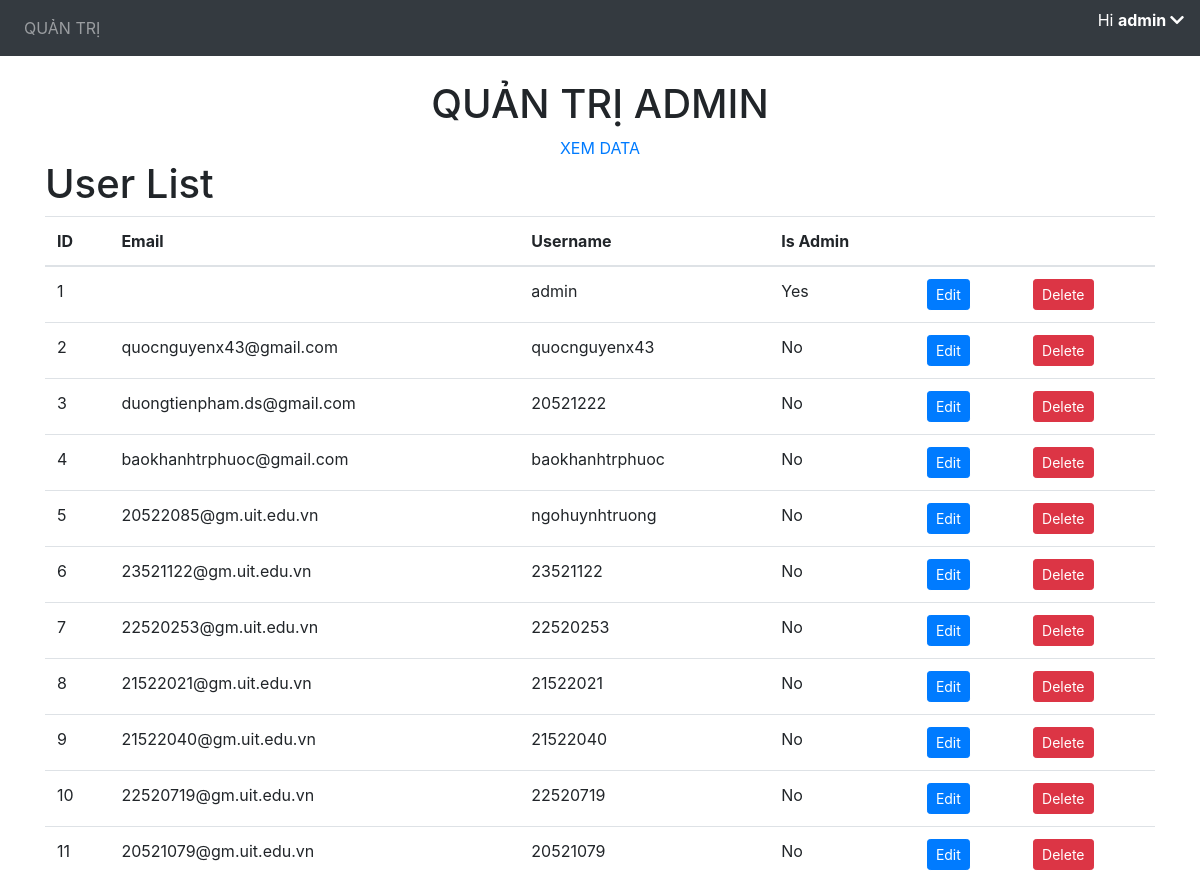
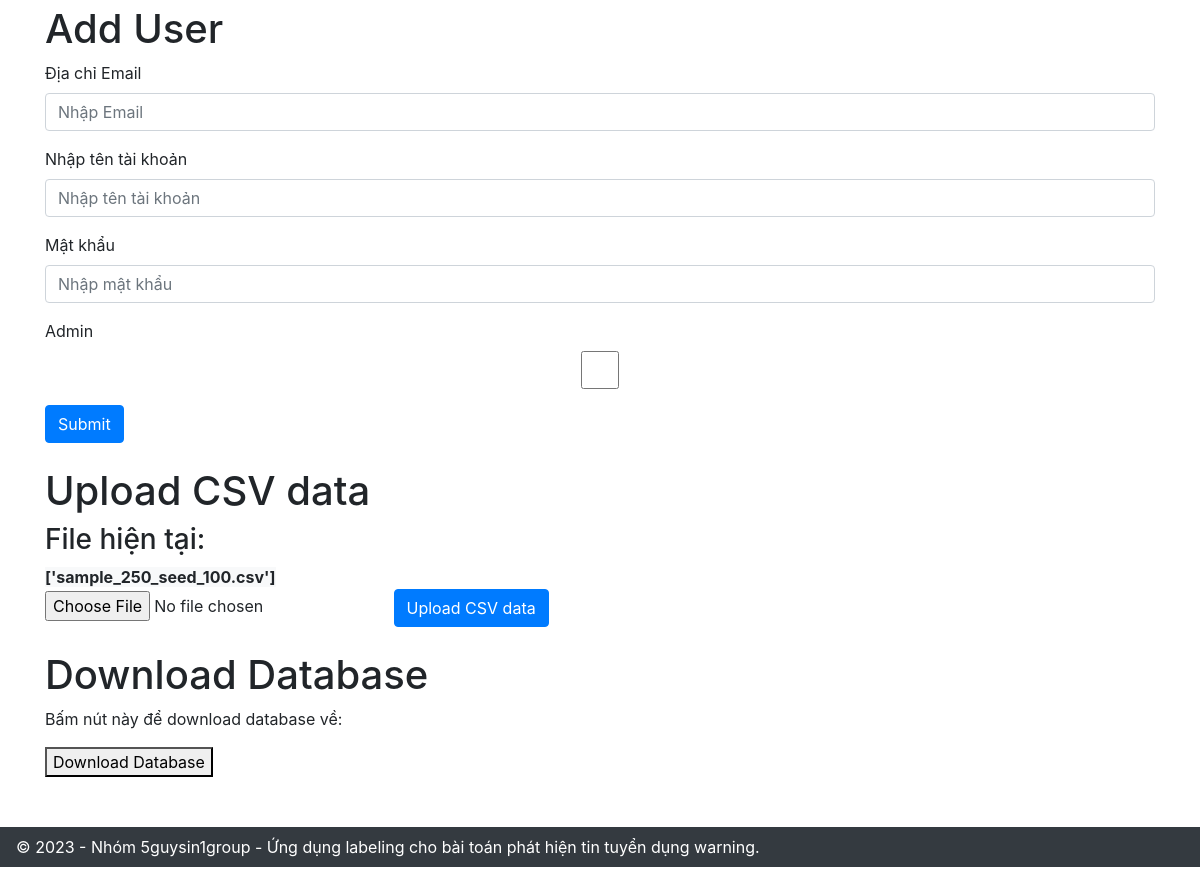
The page /admin/ (signed in) on the database its author committed (2 pictures, top to bottom).
### application/models.py (models this page shows)
class User(db.Model, UserMixin):
    id = db.Column(db.Integer, primary_key=True)
    email = db.Column(db.String(150), unique=True)
    username = db.Column(db.String(20), unique=True)
    password = db.Column(db.String(150))
    is_admin = db.Column(db.Boolean, default=False)
    annotations = db.relationship('Annotation')

### application/views.py (the view)
@views.route('/admin/', methods=['GET', 'POST'])
@login_required
def admin():
    if not current_user.is_admin:
        return "Không có quyền truy cập vào trang quản trị admin.", 403
    import os
    all_users = User.query.all()
    current_files = os.listdir('data/')
    return render_template(
        "admin.html",
        user=current_user,
        users=all_users,
        files=current_files
    )

### application/__init__.py (called while the page is built)
def create_app():
    app = Flask(__name__)
    app.config['SECRET_KEY'] = 'hjshjhdjah kjshkjdhjs' # random key
    app.config['SQLALCHEMY_DATABASE_URI'] = f'sqlite:///{DB_NAME}'
    db.init_app(app)
    from .views import views
    from .auth import auth
    app.register_blueprint(views, url_prefix='/')
    app.register_blueprint(auth, url_prefix='/')
    from .models import User
    with app.app_context():
        db.create_all()
        create_admin(db)
    login_manager = LoginManager()
    login_manager.login_view = 'auth.login'
    login_manager.init_app(app)
    @login_manager.user_loader
    def load_user(id):
        return User.query.get(int(id))
    return app

### application/templates/admin.html (shortened to what this page needs)
{% extends "base.html" %}
{% block content %}
<div style="text-align: center;">
    <h1>QUẢN TRỊ ADMIN</h1>
    <a href="/view-data" class="view-data" class="btn btn-success">XEM DATA</a>
</div>
<h1>User List</h1>
<table class="table user-list">
    <thead>
        <tr>
            <th>ID</th>
            <th>Email</th>
            <th>Username</th>
            <th>Is Admin</th>
            <th></th>
            <th></th>
        </tr>
    </thead>
    <tbody>
        {% for user in users %}
            <tr>
                <td>{{ user.id }}</td>
                <td>{{ user.email }}</td>
                <td>{{ user.username }}</td>
                <td>{{ "Yes" if user.is_admin else "No" }}</td>
                <td>
                    <button class="btn btn-primary btn-sm edit-button" data-id="{{ user.id }}">Edit</button></td>
                <td>
                    <form method="post" action="{{ url_for('views.remove_user', user_id=user.id) }}">
                        <button type="submit" class="btn btn-danger btn-sm">Delete</button>
                    </form>
                </td>
            </tr>
        {% endfor %}
    </tbody>
</table>
<h1>Add User</h1>
<form method="POST" action="{{ url_for('views.add_user') }}">
    <div class="form-group">
        <label for="email">Địa chỉ Email</label>
        <input type="email" class="form-control" id="email" name="email" placeholder="Nhập Email" />
    </div>
    <div class="form-group">
        <label for="username">Nhập tên tài khoản</label>
        <input type="text" class="form-control" id="username" name="username" placeholder="Nhập tên tài khoản" />
    </div>
    <div class="form-group">
        <label for="password">Mật khẩu</label>
        <input type="password" class="form-control" id="password" name="password" placeholder="Nhập mật khẩu" />
    </div>
    <div class="form-group">
        <label for="is_admin">Admin </label>
        <input type="checkbox" class="form-control" id="is_admin" name="is_admin"/>
    </div>
    <button type="submit" class="btn btn-primary">Submit</button>
</form>
<br>
<h1>Upload CSV data</h1>
<h3>File hiện tại: </h3>
<strong class="btn-light">{{ files }}</strong>
<form method="post" action="{{ url_for('views.upload_csv') }}" enctype="multipart/form-data">
    <input type="file" name="csv_file" accept=".csv">
    <button type="submit" class="btn btn-primary">Upload CSV data</button>
</form>
<br>
<h1>Download Database</h1>
<p>Bấm nút này để download database về:</p>
<a href="{{ url_for('views.download_db') }}" download>
<button>Download Database</button>
</a>
{% endblock %}

### application/templates/base.html (shortened to what this page needs)
<!DOCTYPE html>
<html>
<head>
    <link rel="stylesheet" href="https://stackpath.bootstrapcdn.com/bootstrap/4.4.1/css/bootstrap.min.css" />
    <link rel="stylesheet" href="https://stackpath.bootstrapcdn.com/font-awesome/4.7.0/css/font-awesome.min.css" />
    <link rel="stylesheet" href="https://cdnjs.cloudflare.com/ajax/libs/font-awesome/5.15.4/css/all.min.css">
</head>
<body>
    <nav class="navbar navbar-expand-lg navbar-dark bg-dark">
        <div class="collapse navbar-collapse" id="navbar">
            <div class="navbar-nav">
                {% if user.is_admin %}
                <a class="nav-item nav-link" id="admin" href="/admin">QUẢN TRỊ</a>
                {% endif %}
            </div>
        </div>
        {% if user.is_authenticated %}
        <p id="greeting" class="text-white">Hi <strong>{{ user.username }}  </strong><i class="fas fa-chevron-down" id="arrow-down"></i></p>
        {% endif %}
    </nav>
    <br>
    <div class="container">{% block content %} {% endblock %}</div>
    <footer class="navbar navbar-dark bg-dark text-center py-2" style="margin-top: 50px;">
        &copy; 2023 - Nhóm 5guysin1group - Ứng dụng labeling cho bài toán phát hiện tin tuyển dụng warning.
    </footer>
</body>
</html>

### application/templates/base.html (style rules this page uses)
body { min-height: 3000px; }
footer { position: absolute; left: 0; bottom: 0; width: 100%; background-color: #343a40; color: #fff; padding: 10px; }

### rows shown on the page
User: username "admin", id "1", is_admin "Yes"
User: id "2", email "quocnguyenx43@gmail.com", username "quocnguyenx43", is_admin "No"
User: id "3", email "duongtienpham.ds@gmail.com", username "20521222", is_admin "No"
User: id "4", email "baokhanhtrphuoc@gmail.com", username "baokhanhtrphuoc", is_admin "No"
User: id "5", email "20522085@gm.uit.edu.vn", username "ngohuynhtruong", is_admin "No"
User: id "6", email "23521122@gm.uit.edu.vn", username "23521122", is_admin "No"
User: id "7", email "22520253@gm.uit.edu.vn", username "22520253", is_admin "No"
User: id "8", email "21522021@gm.uit.edu.vn", username "21522021", is_admin "No"
User: id "9", email "21522040@gm.uit.edu.vn", username "21522040", is_admin "No"
User: id "10", email "22520719@gm.uit.edu.vn", username "22520719", is_admin "No"
User: id "11", email "20521079@gm.uit.edu.vn", username "20521079", is_admin "No"

### other values the page prints
{{ files }} "['sample_250_seed_100.csv']"
